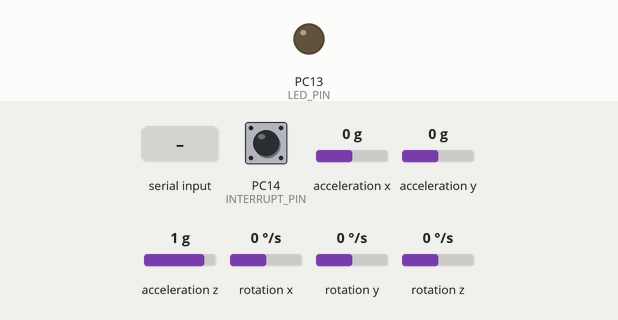
This program was run on a simulated STM32 Black Pill. Parts: output pins drawn as LEDs (lit = HIGH). The test bench sets the inputs (shaded band); at power-on: acceleration x 0 g, PC14 (INTERRUPT_PIN) LOW, acceleration y 0 g, acceleration z 1 g, rotation x 0 °/s, rotation y 0 °/s, rotation z 0 °/s. The sensor or clock chip raises its interrupt line as the real part does.

Above: at 0.8 s.
0.9 s: "1\n" received over the second serial link
At 1.9 s:
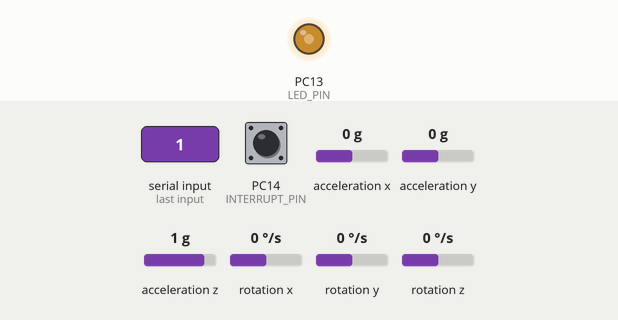
3.9 s: acceleration x set to 0.8 g
Timing chart, 0 to 12.9 s (numbered marks = the images above; inputs shaded):
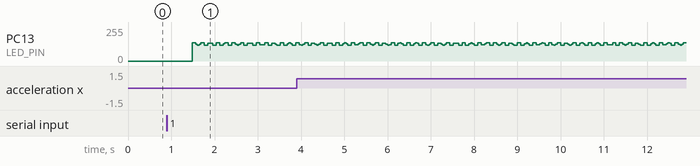

The program:

main.cpp
```cpp
#include <Arduino.h>
// I2C device class (I2Cdev) demonstration Arduino sketch for MPU6050 class using DMP (MotionApps v2.0)
// 6/21/2012 by Jeff Rowberg <jeff@rowberg.net>
// Updates should (hopefully) always be available at https://github.com/jrowberg/i2cdevlib
//
// Changelog:
//      2019-07-08 - Added Auto Calibration and offset generator
//		   - and altered FIFO retrieval sequence to avoid using blocking code
//      2016-04-18 - Eliminated a potential infinite loop
//      2013-05-08 - added seamless Fastwire support
//                 - added note about gyro calibration
//      2012-06-21 - added note about Arduino 1.0.1 + Leonardo compatibility error
//      2012-06-20 - improved FIFO overflow handling and simplified read process
//      2012-06-19 - completely rearranged DMP initialization code and simplification
//      2012-06-13 - pull gyro and accel data from FIFO packet instead of reading directly
//      2012-06-09 - fix broken FIFO read sequence and change interrupt detection to RISING
//      2012-06-05 - add gravity-compensated initial reference frame acceleration output
//                 - add 3D math helper file to DMP6 example sketch
//                 - add Euler output and Yaw/Pitch/Roll output formats
//      2012-06-04 - remove accel offset clearing for better results (thanks Sungon Lee)
//      2012-06-01 - fixed gyro sensitivity to be 2000 deg/sec instead of 250
//      2012-05-30 - basic DMP initialization working

/* ============================================
I2Cdev device library code is placed under the MIT license
Copyright (c) 2012 Jeff Rowberg

Permission is hereby granted, free of charge, to any person obtaining a copy
of this software and associated documentation files (the "Software"), to deal
in the Software without restriction, including without limitation the rights
to use, copy, modify, merge, publish, distribute, sublicense, and/or sell
copies of the Software, and to permit persons to whom the Software is
furnished to do so, subject to the following conditions:

The above copyright notice and this permission notice shall be included in
all copies or substantial portions of the Software.

THE SOFTWARE IS PROVIDED "AS IS", WITHOUT WARRANTY OF ANY KIND, EXPRESS OR
IMPLIED, INCLUDING BUT NOT LIMITED TO THE WARRANTIES OF MERCHANTABILITY,
FITNESS FOR A PARTICULAR PURPOSE AND NONINFRINGEMENT. IN NO EVENT SHALL THE
AUTHORS OR COPYRIGHT HOLDERS BE LIABLE FOR ANY CLAIM, DAMAGES OR OTHER
LIABILITY, WHETHER IN AN ACTION OF CONTRACT, TORT OR OTHERWISE, ARISING FROM,
OUT OF OR IN CONNECTION WITH THE SOFTWARE OR THE USE OR OTHER DEALINGS IN
THE SOFTWARE.
===============================================
*/

// I2Cdev and MPU6050 must be installed as libraries, or else the .cpp/.h files
// for both classes must be in the include path of your project
#include "I2Cdev.h"

#include "MPU6050_6Axis_MotionApps20.h"
// #include "MPU6050.h" // not necessary if using MotionApps include file

// Arduino Wire library is required if I2Cdev I2CDEV_ARDUINO_WIRE implementation
// is used in I2Cdev.h
#if I2CDEV_IMPLEMENTATION == I2CDEV_ARDUINO_WIRE
#include "Wire.h"
#endif

// class default I2C address is 0x68
// specific I2C addresses may be passed as a parameter here
// AD0 low = 0x68 (default for SparkFun breakout and InvenSense evaluation board)
// AD0 high = 0x69
MPU6050 mpu;
// MPU6050 mpu(0x69); // <-- use for AD0 high

/* =========================================================================
   NOTE: In addition to connection 3.3v, GND, SDA, and SCL, this sketch
   depends on the MPU-6050's INT pin being connected to the Arduino's
   external interrupt #0 pin. On the Arduino Uno and Mega 2560, this is
   digital I/O pin 2.
 * ========================================================================= */

/* =========================================================================
   NOTE: Arduino v1.0.1 with the Leonardo board generates a compile error
   when using Serial1.write(buf, len). The Teapot output uses this method.
   The solution requires a modification to the Arduino USBAPI.h file, which
   is fortunately simple, but annoying. This will be fixed in the next IDE
   release. For more info, see these links:

   http://arduino.cc/forum/index.php/topic,109987.0.html
   http://code.google.com/p/arduino/issues/detail?id=958
 * ========================================================================= */

// uncomment "OUTPUT_READABLE_QUATERNION" if you want to see the actual
// quaternion components in a [w, x, y, z] format (not best for parsing
// on a remote host such as Processing or something though)
// #define OUTPUT_READABLE_QUATERNION

// uncomment "OUTPUT_READABLE_EULER" if you want to see Euler angles
// (in degrees) calculated from the quaternions coming from the FIFO.
// Note that Euler angles suffer from gimbal lock (for more info, see
// http://en.wikipedia.org/wiki/Gimbal_lock)
// #define OUTPUT_READABLE_EULER

// uncomment "OUTPUT_READABLE_YAWPITCHROLL" if you want to see the yaw/
// pitch/roll angles (in degrees) calculated from the quaternions coming
// from the FIFO. Note this also requires gravity vector calculations.
// Also note that yaw/pitch/roll angles suffer from gimbal lock (for
// more info, see: http://en.wikipedia.org/wiki/Gimbal_lock)
#define OUTPUT_READABLE_YAWPITCHROLL

// uncomment "OUTPUT_READABLE_REALACCEL" if you want to see acceleration
// components with gravity removed. This acceleration reference frame is
// not compensated for orientation, so +X is always +X according to the
// sensor, just without the effects of gravity. If you want acceleration
// compensated for orientation, us OUTPUT_READABLE_WORLDACCEL instead.
// #define OUTPUT_READABLE_REALACCEL

// uncomment "OUTPUT_READABLE_WORLDACCEL" if you want to see acceleration
// components with gravity removed and adjusted for the world frame of
// reference (yaw is relative to initial orientation, since no magnetometer
// is present in this case). Could be quite handy in some cases.
// #define OUTPUT_READABLE_WORLDACCEL

// uncomment "OUTPUT_TEAPOT" if you want output that matches the
// format used for the InvenSense teapot demo
// #define OUTPUT_TEAPOT

#define INTERRUPT_PIN PC14 // use pin 2 on Arduino Uno & most boards
#define LED_PIN PC13       // (Arduino is 13, Teensy is 11, Teensy++ is 6)
bool blinkState = false;

// MPU control/status vars
bool dmpReady = false;  // set true if DMP init was successful
uint8_t mpuIntStatus;   // holds actual interrupt status byte from MPU
uint8_t devStatus;      // return status after each device operation (0 = success, !0 = error)
uint16_t packetSize;    // expected DMP packet size (default is 42 bytes)
uint16_t fifoCount;     // count of all bytes currently in FIFO
uint8_t fifoBuffer[64]; // FIFO storage buffer

// orientation/motion vars
Quaternion q;        // [w, x, y, z]         quaternion container
VectorInt16 aa;      // [x, y, z]            accel sensor measurements
VectorInt16 aaReal;  // [x, y, z]            gravity-free accel sensor measurements
VectorInt16 aaWorld; // [x, y, z]            world-frame accel sensor measurements
VectorFloat gravity; // [x, y, z]            gravity vector
float euler[3];      // [psi, theta, phi]    Euler angle container
float ypr[3];        // [yaw, pitch, roll]   yaw/pitch/roll container and gravity vector

// packet structure for InvenSense teapot demo
uint8_t teapotPacket[14] = {'$', 0x02, 0, 0, 0, 0, 0, 0, 0, 0, 0x00, 0x00, '\r', '\n'};

// ================================================================
// ===               INTERRUPT DETECTION ROUTINE                ===
// ================================================================

volatile bool mpuInterrupt = false; // indicates whether MPU interrupt pin has gone high
void dmpDataReady()
{
  mpuInterrupt = true;
}

// ================================================================
// ===                      INITIAL SETUP                       ===
// ================================================================

void setup()
{
// join I2C bus (I2Cdev library doesn't do this automatically)
#if I2CDEV_IMPLEMENTATION == I2CDEV_ARDUINO_WIRE
  Wire.begin();
  Wire.setClock(400000); // 400kHz I2C clock. Comment this line if having compilation difficulties
#elif I2CDEV_IMPLEMENTATION == I2CDEV_BUILTIN_FASTWIRE
  Fastwire::setup(400, true);
#endif

  // initialize serial communication
  // (115200 chosen because it is required for Teapot Demo output, but it's
  // really up to you depending on your project)
  Serial1.begin(115200);
  while (!Serial)
    ; // wait for Leonardo enumeration, others continue immediately

  // NOTE: 8MHz or slower host processors, like the Teensy @ 3.3V or Arduino
  // Pro Mini running at 3.3V, cannot handle this baud rate reliably due to
  // the baud timing being too misaligned with processor ticks. You must use
  // 38400 or slower in these cases, or use some kind of external separate
  // crystal solution for the UART timer.

  // initialize device
  Serial1.println(F("Initializing I2C devices..."));
  mpu.initialize();
  pinMode(INTERRUPT_PIN, INPUT);

  // verify connection
  Serial1.println(F("Testing device connections..."));
  Serial1.println(mpu.testConnection() ? F("MPU6050 connection successful") : F("MPU6050 connection failed"));

  // wait for ready
  Serial1.println(F("\nSend any character to begin DMP programming and demo: "));
  while (Serial1.available() && Serial1.read())
    ; // empty buffer
  while (!Serial1.available())
    ; // wait for data
  while (Serial1.available() && Serial1.read())
    ; // empty buffer again

  // load and configure the DMP
  Serial1.println(F("Initializing DMP..."));
  devStatus = mpu.dmpInitialize();

  // supply your own gyro offsets here, scaled for min sensitivity
  mpu.setXGyroOffset(220);
  mpu.setYGyroOffset(76);
  mpu.setZGyroOffset(-85);
  mpu.setZAccelOffset(1788); // 1688 factory default for my test chip

  // make sure it worked (returns 0 if so)
  if (devStatus == 0)
  {
    // Calibration Time: generate offsets and calibrate our MPU6050
    mpu.CalibrateAccel(6);
    mpu.CalibrateGyro(6);
    mpu.PrintActiveOffsets();
    // turn on the DMP, now that it's ready
    Serial1.println(F("Enabling DMP..."));
    mpu.setDMPEnabled(true);

    // enable Arduino interrupt detection
    Serial1.print(F("Enabling interrupt detection (Arduino external interrupt "));
    Serial1.print(digitalPinToInterrupt(INTERRUPT_PIN));
    Serial1.println(F(")..."));
    attachInterrupt(digitalPinToInterrupt(INTERRUPT_PIN), dmpDataReady, RISING);
    mpuIntStatus = mpu.getIntStatus();

    // set our DMP Ready flag so the main loop() function knows it's okay to use it
    Serial1.println(F("DMP ready! Waiting for first interrupt..."));
    dmpReady = true;

    // get expected DMP packet size for later comparison
    packetSize = mpu.dmpGetFIFOPacketSize();
  }
  else
  {
    // ERROR!
    // 1 = initial memory load failed
    // 2 = DMP configuration updates failed
    // (if it's going to break, usually the code will be 1)
    Serial1.print(F("DMP Initialization failed (code "));
    Serial1.print(devStatus);
    Serial1.println(F(")"));
  }

  // configure LED for output
  pinMode(LED_PIN, OUTPUT);
}

// ================================================================
// ===                    MAIN PROGRAM LOOP                     ===
// ================================================================

void loop()
{
  // if programming failed, don't try to do anything
  if (!dmpReady)
    return;
  // read a packet from FIFO
  if (mpu.dmpGetCurrentFIFOPacket(fifoBuffer))
  { // Get the Latest packet
#ifdef OUTPUT_READABLE_QUATERNION
    // display quaternion values in easy matrix form: w x y z
    mpu.dmpGetQuaternion(&q, fifoBuffer);
    Serial1.print("quat\t");
    Serial1.print(q.w);
    Serial1.print("\t");
    Serial1.print(q.x);
    Serial1.print("\t");
    Serial1.print(q.y);
    Serial1.print("\t");
    Serial1.println(q.z);
#endif

#ifdef OUTPUT_READABLE_EULER
    // display Euler angles in degrees
    mpu.dmpGetQuaternion(&q, fifoBuffer);
    mpu.dmpGetEuler(euler, &q);
    Serial1.print("euler\t");
    Serial1.print(euler[0] * 180 / M_PI);
    Serial1.print("\t");
    Serial1.print(euler[1] * 180 / M_PI);
    Serial1.print("\t");
    Serial1.println(euler[2] * 180 / M_PI);
#endif

#ifdef OUTPUT_READABLE_YAWPITCHROLL
    // display Euler angles in degrees
    mpu.dmpGetQuaternion(&q, fifoBuffer);
    mpu.dmpGetGravity(&gravity, &q);
    mpu.dmpGetYawPitchRoll(ypr, &q, &gravity);
    Serial1.print("quan: ");
    Serial1.print(q.x);
    Serial1.print(" ");
    Serial1.print(q.y);
    Serial1.print(" ");
    Serial1.print(q.z);
    Serial1.print(" ");
    Serial1.print(q.w);
    Serial1.println("");
    // Serial1.print("ypr\t");
    // Serial1.print(ypr[0] * 180 / M_PI);
    // Serial1.print("\t");
    // Serial1.print(ypr[1] * 180 / M_PI);
    // Serial1.print("\t");
    // Serial1.println(ypr[2] * 180 / M_PI);
#endif

#ifdef OUTPUT_READABLE_REALACCEL
    // display real acceleration, adjusted to remove gravity
    mpu.dmpGetQuaternion(&q, fifoBuffer);
    mpu.dmpGetAccel(&aa, fifoBuffer);
    mpu.dmpGetGravity(&gravity, &q);
    mpu.dmpGetLinearAccel(&aaReal, &aa, &gravity);
    Serial1.print("areal\t");
    Serial1.print(aaReal.x);
    Serial1.print("\t");
    Serial1.print(aaReal.y);
    Serial1.print("\t");
    Serial1.println(aaReal.z);
#endif

#ifdef OUTPUT_READABLE_WORLDACCEL
    // display initial world-frame acceleration, adjusted to remove gravity
    // and rotated based on known orientation from quaternion
    mpu.dmpGetQuaternion(&q, fifoBuffer);
    mpu.dmpGetAccel(&aa, fifoBuffer);
    mpu.dmpGetGravity(&gravity, &q);
    mpu.dmpGetLinearAccel(&aaReal, &aa, &gravity);
    mpu.dmpGetLinearAccelInWorld(&aaWorld, &aaReal, &q);
    Serial1.print("aworld\t");
    Serial1.print(aaWorld.x);
    Serial1.print("\t");
    Serial1.print(aaWorld.y);
    Serial1.print("\t");
    Serial1.println(aaWorld.z);
#endif

#ifdef OUTPUT_TEAPOT
    // display quaternion values in InvenSense Teapot demo format:
    teapotPacket[2] = fifoBuffer[0];
    teapotPacket[3] = fifoBuffer[1];
    teapotPacket[4] = fifoBuffer[4];
    teapotPacket[5] = fifoBuffer[5];
    teapotPacket[6] = fifoBuffer[8];
    teapotPacket[7] = fifoBuffer[9];
    teapotPacket[8] = fifoBuffer[12];
    teapotPacket[9] = fifoBuffer[13];
    Serial1.write(teapotPacket, 14);
    teapotPacket[11]++; // packetCount, loops at 0xFF on purpose
#endif

    // blink LED to indicate activity
    blinkState = !blinkState;
    digitalWrite(LED_PIN, blinkState);
  }
}
```
